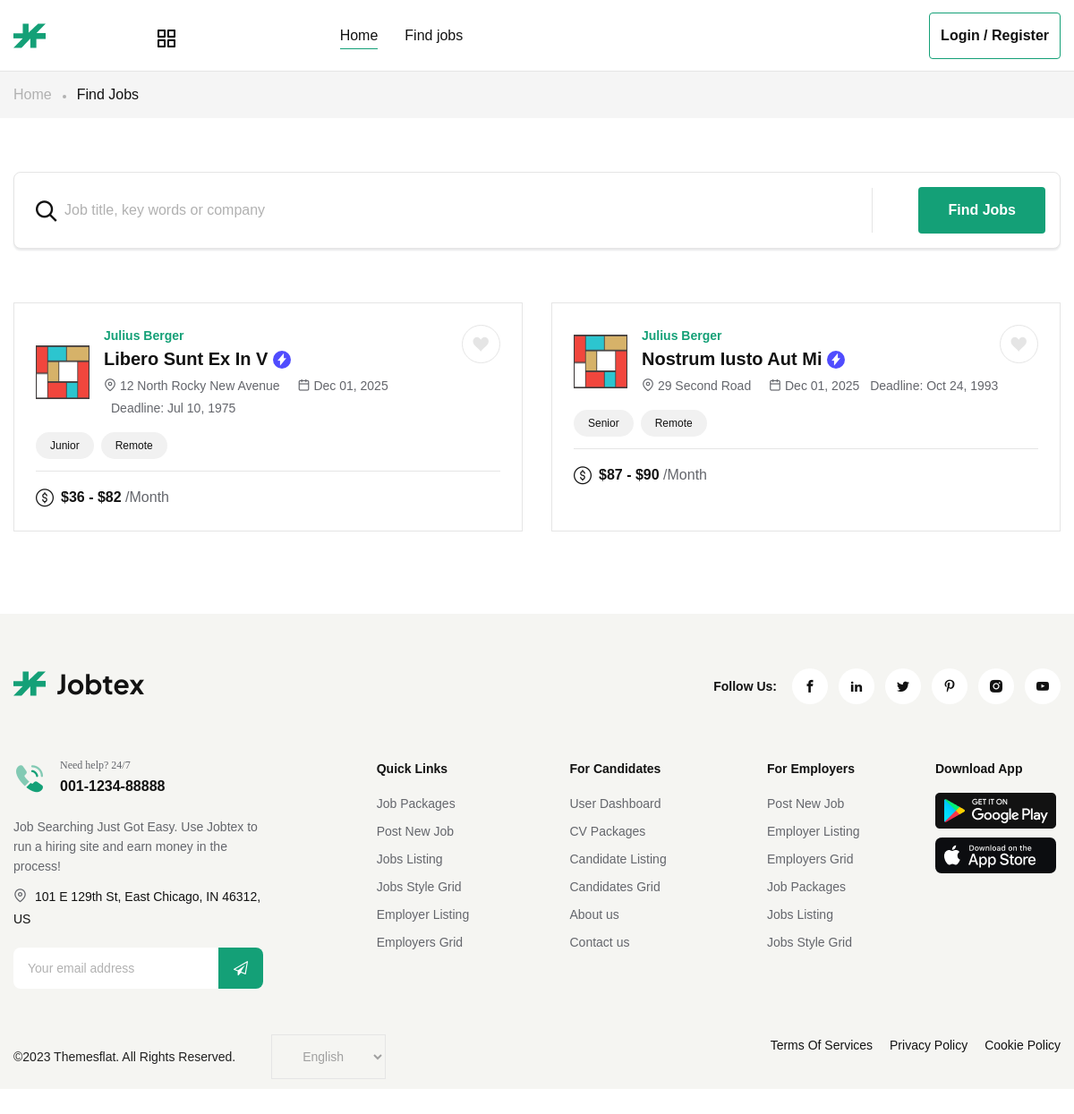
Screenshot of /find-jobs.php with the database file from the repository.
### tables this page shows
CREATE TABLE `jobs` (
  `id` int(11) NOT NULL,
  `employer_id` varchar(20) NOT NULL,
  `title` varchar(255) NOT NULL,
  `description` text NOT NULL,
  `category_id` varchar(20) NOT NULL,
  `type` varchar(50) NOT NULL,
  `tags` varchar(255) NOT NULL,
  `gender` varchar(20) NOT NULL,
  `apply_type` varchar(50) NOT NULL,
  `external_url` varchar(100) NOT NULL,
  `apply_email` varchar(150) NOT NULL,
  `salary_type` varchar(100) NOT NULL,
  `years_of_exp` int(11) NOT NULL,
  `qualification` varchar(100) NOT NULL,
  `min_salary` float NOT NULL,
  `max_salary` float NOT NULL,
  `deadline` date NOT NULL,
  `address` varchar(255) NOT NULL,
  `country` varchar(100) NOT NULL,
  `created_at` datetime NOT NULL DEFAULT current_timestamp()
);

CREATE TABLE `employers` (
  `id` int(11) NOT NULL,
  `company_name` varchar(150) NOT NULL,
  `email` varchar(150) NOT NULL,
  `password` varchar(100) NOT NULL,
  `phone` varchar(50) DEFAULT NULL,
  `founded` date DEFAULT NULL,
  `website` varchar(100) DEFAULT NULL,
  `company_size` varchar(100) DEFAULT NULL,
  `about` text DEFAULT NULL,
  `facebook` varchar(150) DEFAULT NULL,
  `linkedin` varchar(150) DEFAULT NULL,
  `address` varchar(255) DEFAULT NULL,
  `country` varchar(150) DEFAULT NULL,
  `image` varchar(255) DEFAULT NULL,
  `created_at` datetime NOT NULL DEFAULT current_timestamp()
);

### find-jobs.php (the view, shortened to what this page needs)
<?php
include "config/db.php";
?>
<!DOCTYPE html>
<html xmlns="http://www.w3.org/1999/xhtml" xml:lang="en-US" lang="en-US">
<head>
  <link rel="stylesheet" href="fonts/fonts.css" />
  <link rel="stylesheet" href="stylesheets/bootstrap.min.css" />
  <link rel="stylesheet" href="stylesheets/boostrap-select.min.css" />
  <link rel="stylesheet" href="stylesheets/swiper-bundle.min.css" />
  <link rel="stylesheet" type="text/css" href="stylesheets/shortcodes.css" />
  <link rel="stylesheet" type="text/css" href="stylesheets/style.css" />
  <link rel="stylesheet" type="text/css" href="stylesheets/colors/color1.css" id="colors">
  <link rel="stylesheet" type="text/css" href="stylesheets/responsive.css" />
</head>
<body>
  <div class="boxed">
    <?php include "partials/header.php"; ?>
    <section class="bg-f5 breadcrumb-section">
      <div class="tf-container">
        <div class="row">
          <div class="col-lg-12">
            <div class="page-title">
              <div class="widget-menu-link">
                <ul>
                  <li><a href="home-01.html">Home</a></li>
                  <li><a href="#">Find Jobs</a></li>
                </ul>
              </div>
            </div>
          </div>
        </div>
      </div>
    </section>
    <section class="form-sticky stc1">
      <div class="tf-container">
        <div class="job-search-form inner-form-map st1">
          <form method="get">
            <div class="row-group-search">
              <div class="form-group-1">
                <input type="text" name="s" class="input-filter-search" placeholder="Job title, key words or company">
                <span class="icon-search search-job"></span>
              </div>
              <div class="form-group-4">
                <button type="submit" class="btn btn-find">Find Jobs</button>
              </div>
            </div>
          </form>
        </div>
      </div>
    </section>
    <section class="inner-jobs-section">
      <div class="tf-container">
        <div class="row">
          <div class="col-lg-12 tf-tab">
            <div class="content-tab">
              <div class="inner">
                <div class="group-col-2">
                  <?php
                  if (isset($s)) {
                    $getJobs = mysqli_query($conn, "SELECT j.*, e.company_name, e.image FROM `jobs` j JOIN `employers` e ON j.employer_id = e.id WHERE (j.title LIKE '%$s%') OR (j.description LIKE '%$s%') OR (j.type LIKE '%$s%') OR (j.tags LIKE '%$s%') OR (j.apply_type LIKE '%$s%') OR (j.country LIKE '%$s%') OR (e.company_name LIKE '%$s%') ORDER BY j.created_at DESC");
                  } elseif (isset($cat)) {
                    $getJobs = mysqli_query($conn, "SELECT j.*, e.company_name, e.image FROM `jobs` j JOIN `employers` e ON j.employer_id = e.id WHERE j.category_id = '$cat' ORDER BY j.created_at DESC");
                  } else {
                    $getJobs = mysqli_query($conn, "SELECT j.*, e.company_name, e.image FROM `jobs` j JOIN `employers` e ON j.employer_id = e.id ORDER BY j.created_at DESC");
                  }
                  if (mysqli_num_rows($getJobs) > 0) {
                    $jobs = mysqli_fetch_all($getJobs, MYSQLI_ASSOC);
                    foreach ($jobs as $job) {
                      ?>
                      <div class="features-job cl2">
                        <div class="job-archive-header">
                          <div class="inner-box">
                            <div class="logo-company">
                              <img src="uploads/<?= $job["image"] ?>" alt="images/logo-company/cty1.png">
                            </div>
                            <div class="box-content">
                              <h4>
                                <a href="jobs-single.html"><?= $job["company_name"] ?></a>
                              </h4>
                              <h3>
                                <a href="jobs-single.html"><?= $job["title"] ?></a>
                                <span class="icon-bolt"></span>
                              </h3>
                              <ul>
                                <li>
                                  <span class="icon-map-pin"></span>
                                  <?= $job["address"] ?>
                                </li>
                                <li>
                                  <span class="icon-calendar"></span>
                                  <?= date("M d, Y", strtotime($job['created_at'])) ?>
                                </li>
                                <li>
                                  <span class="ms-2"><small>Deadline: </small></span>
                                  <?= date("M d, Y", strtotime($job['deadline'])) ?>
                                </li>
                              </ul>
                              <span class="icon-heart"></span>
                            </div>
                          </div>
                        </div>
                        <div class="job-archive-footer">
                          <div class="job-footer-left">
                            <ul class="job-tag">
                              <li><a href="#"><?= $job['apply_type'] ?></a></li>
                              <li><a href="#"><?= $job['type'] ?></a></li>
                            </ul>
                          </div>
                          <div class="job-footer-right">
                            <div class="price">
                              <span class="icon-dolar1"></span>
                              <p><?= "$" . number_format($job['min_salary']) . " - $" . number_format($job['max_salary']) ?>
                                <span class="year">/<?= $job["salary_type"] ?></span>
                              </p>
                            </div>
                          </div>
                        </div>
                      </div>
                      <?php
                    }
                  } else {
                    ?>
                    <p class="text-center text-success p-4">No Jobs Yet</p>
                    <?php
                  }
                  ?>
                </div>
              </div>
            </div>
          </div>
        </div>
      </div>
    </section>
    <?php include "partials/footer.php"; ?>
  </div>
</body>
</html>

### rows the page displays
jobs: employer.image (picture), employer.company_name "Julius Berger", title "Libero Sunt Ex In V", address "12 North Rocky New Avenue", created_at "Dec 01, 2025", deadline "Jul 10, 1975", apply_type "Junior", type "Remote", min_salary "36", max_salary "82", salary_type "Month"
jobs: employer.image (picture), employer.company_name "Julius Berger", title "Nostrum Iusto Aut Mi", address "29 Second Road", created_at "Dec 01, 2025", deadline "Oct 24, 1993", apply_type "Senior", type "Remote", min_salary "87", max_salary "90", salary_type "Month"
